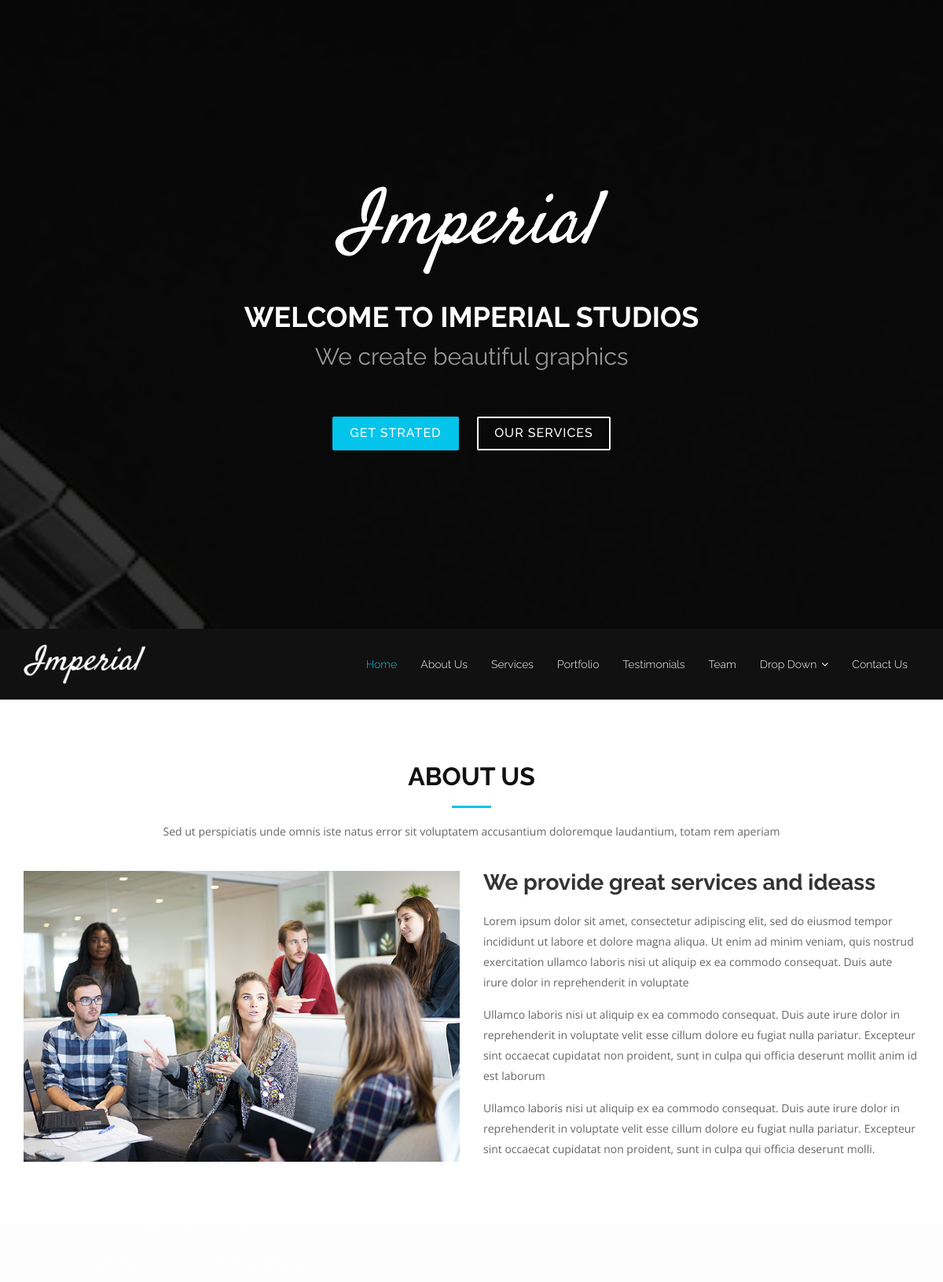
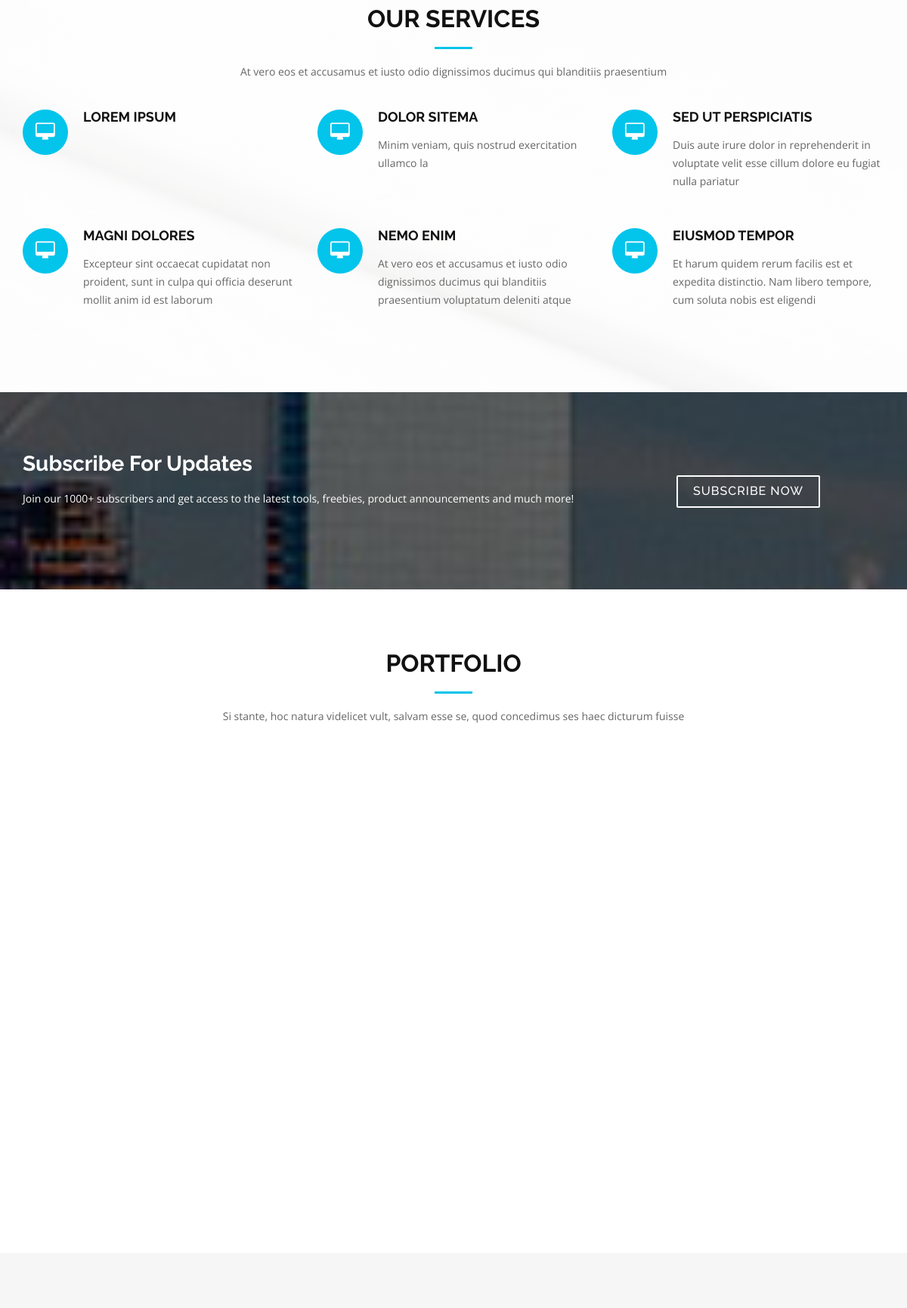
The page / (upper part) on the database its author committed (2 pictures, top to bottom).
### proj/models.py (models this page shows, shortened)
class Service(models.Model):
	service_title = models.CharField(max_length=200)
	service_logo = models.CharField(max_length=50)
	service_descripion = models.CharField(max_length=600)

### proj/views.py (the view)
# urls.py: path('', views.index, name='index')
def index(request):
	all_services = Service.objects.all()
	all_portfolio = Portfolio.objects.all()
	context = {
		'all_portfolio' : all_portfolio,
		'all_services' : all_services
	}
	return render(request, 'proj/index.html', context)

### proj/templates/proj/index.html (shortened to what this page needs)
<!DOCTYPE html>
<html lang="en">
<head>
  {% load staticfiles %}
  <link rel="stylesheet" type="text/css" href="{% static 'proj/lib/bootstrap/css/bootstrap.min.css' %}">
  <link rel="stylesheet" type="text/css" href="{% static 'proj/lib/font-awesome/css/font-awesome.min.css' %}">
  <link rel="stylesheet" type="text/css" href="{% static 'proj/lib/animate-css/animate.min.css' %}">
  <link rel="stylesheet" type="text/css" href="{% static 'proj/css/style.css' %}">
</head>
<body>
  <section id="hero">
    <div class="hero-container">
      <div class="wow fadeIn">
        <div class="hero-logo">
        	{% load static %}
          <img class="" src="{% static 'proj/img/logo.png' %}" alt="Imperial">
        </div>
        <h1>Welcome to Imperial studios</h1>
        <h2>We create <span class="rotating">beautiful graphics, functional websites, working mobile apps</span></h2>
        <div class="actions">
          <a href="#about" class="btn-get-started">Get Strated</a>
          <a href="#services" class="btn-services">Our Services</a>
        </div>
      </div>
    </div>
  </section>
  <header id="header">
    <div class="container">
      <div id="logo" class="pull-left">
      	{% load static %}
        <a href="#hero"><img src="{% static 'proj/img/logo.png' %}" alt="" title="" /></img></a>
      </div>
      <nav id="nav-menu-container">
        <ul class="nav-menu">
          <li class="menu-active"><a href="#hero">Home</a></li>
          <li><a href="#about">About Us</a></li>
          <li><a href="#services">Services</a></li>
          <li><a href="#portfolio">Portfolio</a></li>
          <li><a href="#testimonials">Testimonials</a></li>
          <li><a href="#team">Team</a></li>
          <li class="menu-has-children"><a href="">Drop Down</a>
          </li>
          <li><a href="#contact">Contact Us</a></li>
        </ul>
      </nav>
    </div>
  </header>
  <section id="about">
    <div class="container wow fadeInUp">
      <div class="row">
        <div class="col-md-12">
          <h3 class="section-title">About Us</h3>
          <div class="section-title-divider"></div>
          <p class="section-description">Sed ut perspiciatis unde omnis iste natus error sit voluptatem accusantium doloremque laudantium, totam rem aperiam</p>
        </div>
      </div>
    </div>
    <div class="container about-container wow fadeInUp">
      <div class="row">
        <div class="col-lg-6 about-img">
        	{% load static %}
        	<img src="{% static 'proj/img/about-img.jpg' %}">
        </div>
        <div class="col-md-6 about-content">
          <h2 class="about-title">We provide great services and ideass</h2>
          <p class="about-text">
            Lorem ipsum dolor sit amet, consectetur adipiscing elit, sed do eiusmod tempor incididunt ut labore et dolore magna aliqua. Ut enim ad minim veniam, quis nostrud exercitation ullamco laboris nisi ut aliquip ex ea commodo consequat. Duis aute irure dolor
            in reprehenderit in voluptate
          </p>
          <p class="about-text">
            Ullamco laboris nisi ut aliquip ex ea commodo consequat. Duis aute irure dolor in reprehenderit in voluptate velit esse cillum dolore eu fugiat nulla pariatur. Excepteur sint occaecat cupidatat non proident, sunt in culpa qui officia deserunt mollit anim
            id est laborum
          </p>
          <p class="about-text">
            Ullamco laboris nisi ut aliquip ex ea commodo consequat. Duis aute irure dolor in reprehenderit in voluptate velit esse cillum dolore eu fugiat nulla pariatur. Excepteur sint occaecat cupidatat non proident, sunt in culpa qui officia deserunt molli.
          </p>
        </div>
      </div>
    </div>
  </section>
  <section id="services">
    <div class="container wow fadeInUp">
      <div class="row">
        <div class="col-md-12">
          <h3 class="section-title">Our Services</h3>
          <div class="section-title-divider"></div>
          <p class="section-description">At vero eos et accusamus et iusto odio dignissimos ducimus qui blanditiis praesentium</p>
        </div>
      </div>
      <div class="row">
        {% for service in all_services %}
        <div class="col-md-4 service-item">
          <div class="service-icon"><i class="fa fa-desktop"></i></div>
          <h4 class="service-title"><a href="">{{service.service_title}}</a></h4>
          <p class="service-description">{{service.service_descripion}}</p>
        </div>
        {% endfor %}
      </div>
    </div>
  </section>
  <section id="subscribe">
    <div class="container wow fadeInUp">
      <div class="row">
        <div class="col-md-8">
          <h3 class="subscribe-title">Subscribe For Updates</h3>
          <p class="subscribe-text">Join our 1000+ subscribers and get access to the latest tools, freebies, product announcements and much more!</p>
        </div>
        <div class="col-md-4 subscribe-btn-container">
          <a class="subscribe-btn" href="#">Subscribe Now</a>
        </div>
      </div>
    </div>
  </section>
  <section id="portfolio">
    <div class="container wow fadeInUp">
      <div class="row">
        <div class="col-md-12">
          <h3 class="section-title">Portfolio</h3>
          <div class="section-title-divider"></div>
          <p class="section-description">Si stante, hoc natura videlicet vult, salvam esse se, quod concedimus ses haec dicturum fuisse</p>
        </div>
      </div>
      <div class="row">
        <div class="col-md-3">
        	{% load static %}
          <a class="portfolio-item" style="background-image: url({% static 'proj/img/portfolio1.jpg' %});" href="">
          </a>
        </div>
        <div class="col-md-3">
        	{% load static %}
          <a class="portfolio-item" style="background-image: url({% static 'proj/img/portfolio2.jpg' %});" href="">
          </a>
        </div>
        <div class="col-md-3">
        	{% load static %}
          <a class="portfolio-item" style="background-image: url({% static 'proj/img/portfolio3.jpg' %});" href="">
          </a>
        </div>
        <div class="col-md-3">
        	{% load static %}
          <a class="portfolio-item" style="background-image: url({% static 'proj/img/portfolio4.jpg' %});" href="">
          </a>
        </div>
        <div class="col-md-3">
        	{% load static %}
          <a class="portfolio-item" style="background-image: url({% static 'proj/img/portfolio5.jpg' %});" href="">
          </a>
        </div>
        <div class="col-md-3">
        	{% load static %}
          <a class="portfolio-item" style="background-image: url({% static 'proj/img/portfolio6.jpg' %});" href="">
          </a>
        </div>
        <div class="col-md-3">
        	{% load static %}
          <a class="portfolio-item" style="background-image: url({% static 'proj/img/portfolio7.jpg' %});" href="">
          </a>
        </div>
        <div class="col-md-3">
        	{% load static %}
          <a class="portfolio-item" style="background-image: url({% static 'proj/img/portfolio8.jpg' %});" href="">
          </a>
        </div>
      </div>
    </div>
  </section>
  <section id="testimonials">
        	{% load static %}
        	{% load static %}
  </section>
</body>
</html>

### rows shown on the page
Service: service_title "LOREM IPSUM"
Service: service_title "DOLOR SITEMA", service_descripion "Minim veniam, quis nostrud exercitation ullamco la"
Service: service_title "SED UT PERSPICIATIS", service_descripion "Duis aute irure dolor in reprehenderit in voluptate velit esse cillum dolore eu fugiat nulla pariatur"
Service: service_title "MAGNI DOLORES", service_descripion "Excepteur sint occaecat cupidatat non proident, sunt in culpa qui officia deserunt mollit anim id est laborum"
Service: service_title "NEMO ENIM", service_descripion "At vero eos et accusamus et iusto odio dignissimos ducimus qui blanditiis praesentium voluptatum deleniti atque"
Service: service_title "EIUSMOD TEMPOR", service_descripion "Et harum quidem rerum facilis est et expedita distinctio. Nam libero tempore, cum soluta nobis est eligendi"
